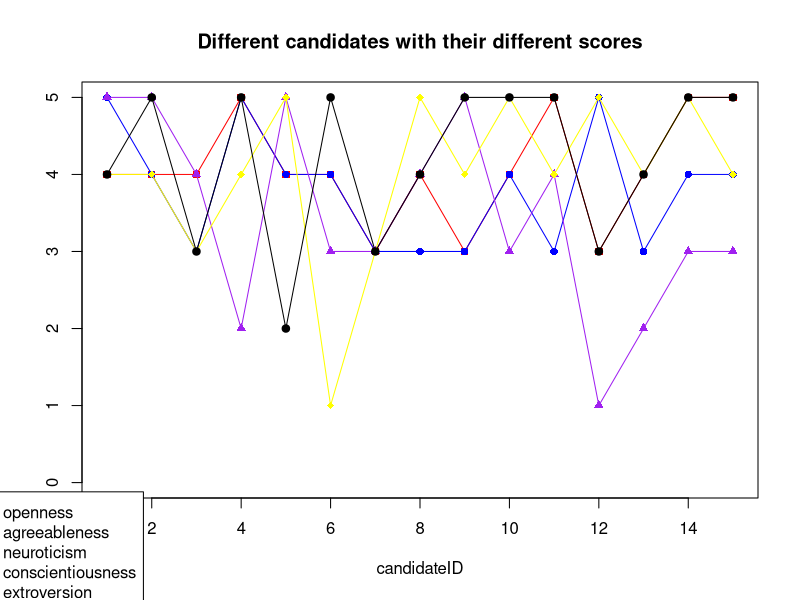
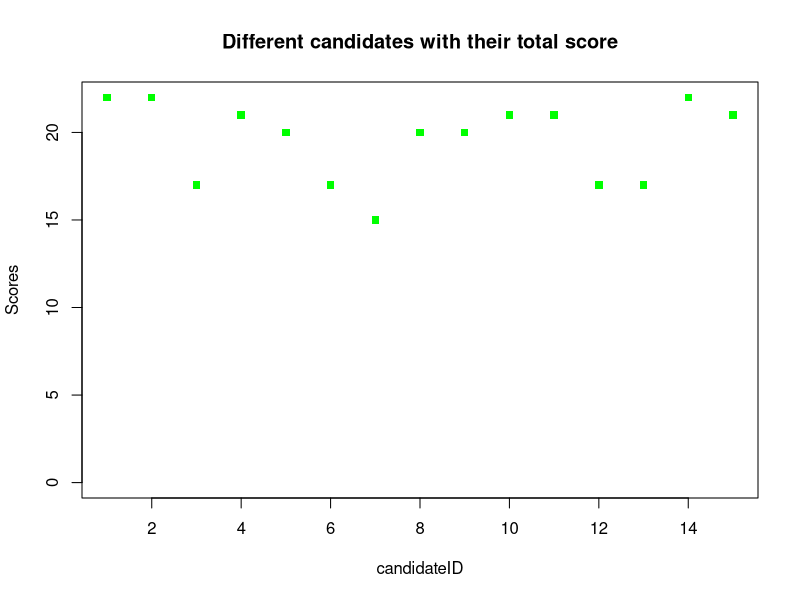
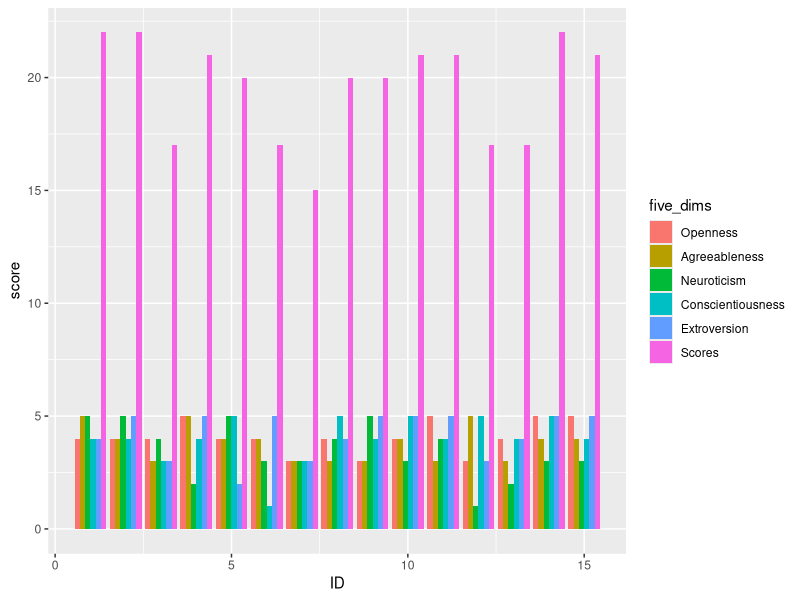

The R source for these figures, in order:
## ---- chunk 1
knitr::opts_chunk$set(echo = TRUE)
## ---- chunk 2
data <- read.csv("data.csv", header = T)
data

## ---- chunk 3
id = data[1]
openness_group = data[2]
agreeableness_group = data[3]
neuroticism_group = data[4]
conscientiousness_group = data[5]
extroversion_group = data[6]
scores = data[7]

## ---- chunk 4
max_sub = max(openness_group)#5

max_id_scores = max(scores)#22

## ---- chunk 5
g1<-data.frame(id,openness_group)
plot(g1,type="o",xlab="candidateID",ylab="",ylim = c(0,max_sub),col="red",main="Different candidates with their different scores",pch=c(15))
g2<-data.frame(id,agreeableness_group)
lines(g2,type="o",col="blue",pch=c(16))
g3<-data.frame(id,neuroticism_group)
lines(g3,type="o",col="purple",pch=c(17))
g4<-data.frame(id,conscientiousness_group)
lines(g4,type="o",col="yellow",pch=c(18))
g5<-data.frame(id,extroversion_group)
lines(g5,type="o",col="black",pch=c(19))

legend(-2,-0.12,c("openness","agreeableness","neuroticism","conscientiousness","extroversion"),col=c("red","blue","purple","yellow","black"),pch=15:19,xpd=T)
## ---- chunk 6
g6<-data.frame(id,scores)
plot(g6,type="p",xlab="candidateID",ylab="Scores",ylim = c(0,max_id_scores),col="green",main="Different candidates with their total score",pch=c(15))
## ---- chunk 7
library(ggplot2)
library(ggthemes)
library(grid)
library(reshape2)

my_data = melt(data,id.vars = "ID",variable.name = "five_dims",value.name = "score")
ggplot(my_data,aes(ID,score,fill=five_dims))+
geom_bar(stat="identity",position="dodge")
## ---- chunk 8
model<-lm(data$Scores~.,data = data)
summary(model)

